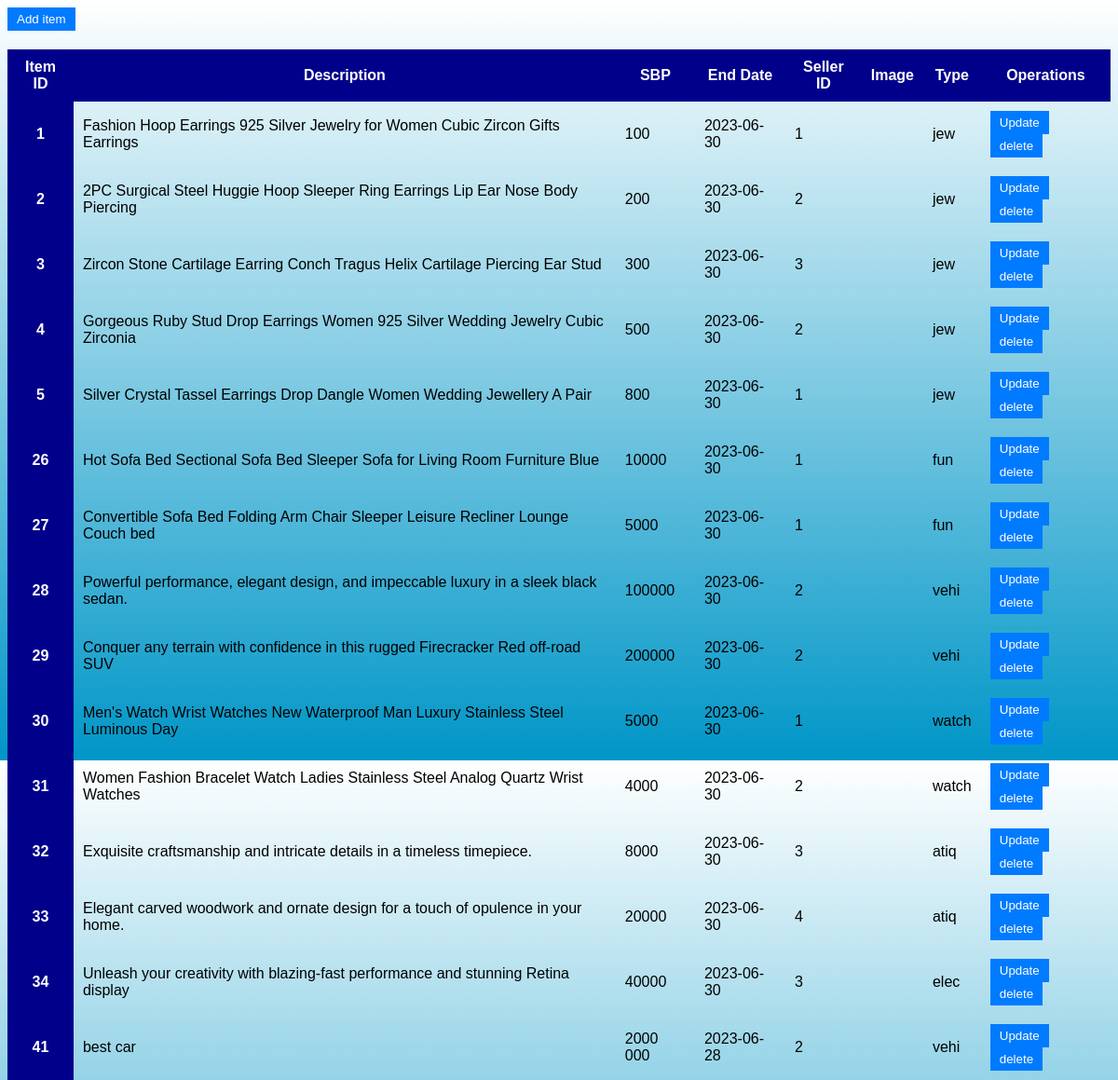
The app's page /uTrade/admin/items/display.php with its own data.
### tables this page shows
CREATE TABLE `item` (
  `ItemID` int NOT NULL,
  `Item_Name` varchar(100) NOT NULL,
  `Description` varchar(100) NOT NULL,
  `SBP` varchar(10) NOT NULL,
  `End_Date` date NOT NULL,
  `SellerID` int NOT NULL,
  `Image` varchar(300) NOT NULL,
  `Type` varchar(10) NOT NULL
);

### uTrade/admin/items/display.php (the view, shortened to what this page needs)
<?php
include 'connect.php';?>
<!DOCTYPE html>
<html>
  <head>
    <link rel="stylesheet" href="table.css" />
  </head>
  <body>
    <div class="button">
      <button type="submit"><a href="items.php">Add item</a></button>
    </div>
    <table class="table">
      <thead>
      <tr>
        <th scope="col">Item ID</th>
        <th scope="col">Description</th>
        <th scope="col">SBP</th>
        <th scope="col">End Date</th>
        <th scope="col">Seller ID</th>
        <th scope="col">Image</th>
        <th scope="col">Type</th>
        <th scope="col">Operations</th>
      </tr>
      <tbody>
      <?php
    $sql="Select * from `item`";
    $result=mysqli_query($conn,$sql);
    if($result){
      while($row=mysqli_fetch_assoc($result)){
        $ItemID=$row['ItemID'];
        $Description=$row['Description'];
        $SBP=$row['SBP'];
        $End_Date=$row['End_Date'];
        $SellerID=$row['SellerID'];
        $Image=$row['Image'];
        $Type=$row['Type'];
        echo ' <tr>
        <th scope="row">'.$ItemID.'</th>
        <td>'.$Description.'</td>
        <td>'.$SBP.'</td>
        <td>'.$End_Date.'</td>
        <td>'.$SellerID.'</td>
        <td>'.'<img width="100px" src="'.$Image.'" alt="">'.'</td>
        <td>'.$Type.'</td>
        <td>
        <button><a href="update.php?updateid='.$ItemID.'">Update</a></button>
        <button><a href="delete.php?deleteid='.$ItemID.'">delete</a></button>
        </td>
        </tr>';
      }
    }
      ?>
  </tbody>
    </table>
  </body>
</html>

### uTrade/admin/items/table.css (style rules this page uses)
body { font-family: Arial, sans-serif; background: linear-gradient(rgba(255, 255, 255, 0.5),#0096C7), url(background.jpg); background-position: center; background-size: cover; height: 100vh; }
.button { margin-bottom: 20px; }
table { width: 100%; border-collapse: collapse; }
th { background-color: darkblue; color: white; padding: 10px; }
td { padding: 10px; }
button { display: inline-block; padding: 5px 10px; background-color: #007bff; color: white; border: none; text-decoration: none; cursor: pointer; }
button a { color: white; text-decoration: none; }

### records on screen
item: ItemID "1", Description "Fashion Hoop Earrings 925 Silver Jewelry for Women Cubic Zircon Gifts Earrings", SBP "100", End_Date "2023-06-30", SellerID "1", Type "jew"
item: ItemID "2", Description "2PC Surgical Steel Huggie Hoop Sleeper Ring Earrings Lip Ear Nose Body Piercing", SBP "200", End_Date "2023-06-30", SellerID "2", Type "jew"
item: ItemID "3", Description "Zircon Stone Cartilage Earring Conch Tragus Helix Cartilage Piercing Ear Stud", SBP "300", End_Date "2023-06-30", SellerID "3", Type "jew"
item: ItemID "4", Description "Gorgeous Ruby Stud Drop Earrings Women 925 Silver Wedding Jewelry Cubic Zirconia", SBP "500", End_Date "2023-06-30", SellerID "2", Type "jew"
item: ItemID "5", Description "Silver Crystal Tassel Earrings Drop Dangle Women Wedding Jewellery A Pair", SBP "800", End_Date "2023-06-30", SellerID "1", Type "jew"
item: ItemID "26", Description "Hot Sofa Bed Sectional Sofa Bed Sleeper Sofa for Living Room Furniture Blue", SBP "10000", End_Date "2023-06-30", SellerID "1", Type "fun"
item: ItemID "27", Description "Convertible Sofa Bed Folding Arm Chair Sleeper Leisure Recliner Lounge Couch bed", SBP "5000", End_Date "2023-06-30", SellerID "1", Type "fun"
item: ItemID "28", Description "Powerful performance, elegant design, and impeccable luxury in a sleek black sedan.", SBP "100000", End_Date "2023-06-30", SellerID "2", Type "vehi"
item: ItemID "29", Description "Conquer any terrain with confidence in this rugged Firecracker Red off-road SUV", SBP "200000", End_Date "2023-06-30", SellerID "2", Type "vehi"
item: ItemID "30", Description "Men's Watch Wrist Watches New Waterproof Man Luxury Stainless Steel Luminous Day", SBP "5000", End_Date "2023-06-30", SellerID "1", Type "watch"
item: ItemID "31", Description "Women Fashion Bracelet Watch Ladies Stainless Steel Analog Quartz Wrist Watches", SBP "4000", End_Date "2023-06-30", SellerID "2", Type "watch"
item: ItemID "32", Description "Exquisite craftsmanship and intricate details in a timeless timepiece.", SBP "8000", End_Date "2023-06-30", SellerID "3", Type "atiq"
item: ItemID "33", Description "Elegant carved woodwork and ornate design for a touch of opulence in your home.", SBP "20000", End_Date "2023-06-30", SellerID "4", Type "atiq"
item: ItemID "34", Description "Unleash your creativity with blazing-fast performance and stunning Retina display", SBP "40000", End_Date "2023-06-30", SellerID "3", Type "elec"
item: ItemID "41", Description "best car", SBP "2000 000", End_Date "2023-06-28", SellerID "2", Type "vehi"
